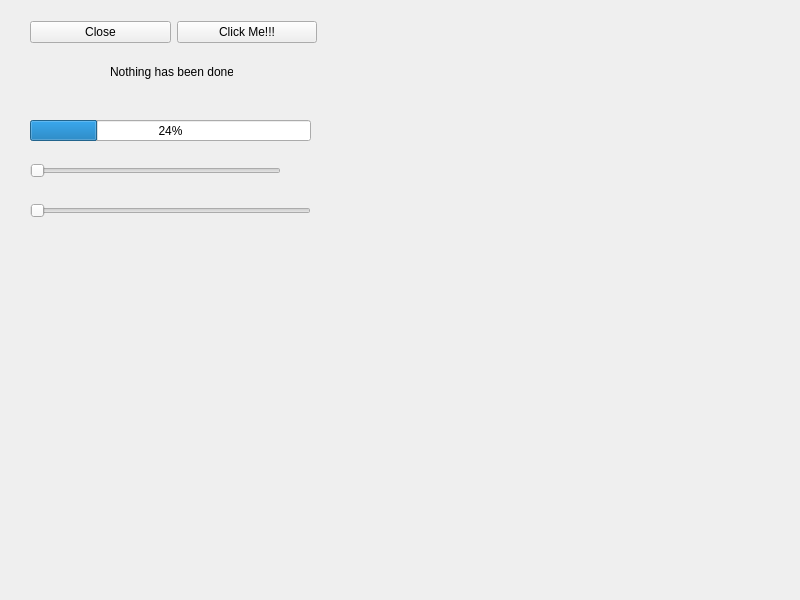
<?xml version="1.0" encoding="UTF-8"?>
<ui version="4.0">
 <class>MainWindow</class>
 <widget class="QMainWindow" name="MainWindow">
  <property name="geometry">
   <rect>
    <x>0</x>
    <y>0</y>
    <width>800</width>
    <height>600</height>
   </rect>
  </property>
  <property name="windowTitle">
   <string>MainWindow</string>
  </property>
  <widget class="QWidget" name="centralwidget">
   <widget class="QLabel" name="label">
    <property name="geometry">
     <rect>
      <x>110</x>
      <y>60</y>
      <width>123</width>
      <height>23</height>
     </rect>
    </property>
    <property name="text">
     <string>Nothing has been done...</string>
    </property>
   </widget>
   <widget class="QProgressBar" name="progressBar">
    <property name="geometry">
     <rect>
      <x>30</x>
      <y>120</y>
      <width>281</width>
      <height>21</height>
     </rect>
    </property>
    <property name="value">
     <number>24</number>
    </property>
   </widget>
   <widget class="QSlider" name="horizontalSlider">
    <property name="geometry">
     <rect>
      <x>30</x>
      <y>160</y>
      <width>251</width>
      <height>22</height>
     </rect>
    </property>
    <property name="orientation">
     <enum>Qt::Horizontal</enum>
    </property>
   </widget>
   <widget class="QSlider" name="horizontalSlider_2">
    <property name="geometry">
     <rect>
      <x>30</x>
      <y>200</y>
      <width>281</width>
      <height>22</height>
     </rect>
    </property>
    <property name="orientation">
     <enum>Qt::Horizontal</enum>
    </property>
   </widget>
   <widget class="QWidget" name="">
    <property name="geometry">
     <rect>
      <x>30</x>
      <y>20</y>
      <width>287</width>
      <height>25</height>
     </rect>
    </property>
    <layout class="QHBoxLayout" name="horizontalLayout">
     <item>
      <widget class="QPushButton" name="pushButton_2">
       <property name="text">
        <string>Close</string>
       </property>
      </widget>
     </item>
     <item>
      <widget class="QPushButton" name="pushButton">
       <property name="text">
        <string>Click Me!!!</string>
       </property>
      </widget>
     </item>
    </layout>
   </widget>
  </widget>
 </widget>
 <resources/>
 <connections>
  <connection>
   <sender>pushButton_2</sender>
   <signal>clicked()</signal>
   <receiver>MainWindow</receiver>
   <slot>close()</slot>
   <hints>
    <hint type="sourcelabel">
     <x>94</x>
     <y>43</y>
    </hint>
    <hint type="destinationlabel">
     <x>364</x>
     <y>146</y>
    </hint>
   </hints>
  </connection>
  <connection>
   <sender>horizontalSlider</sender>
   <signal>valueChanged(int)</signal>
   <receiver>progressBar</receiver>
   <slot>setValue(int)</slot>
   <hints>
    <hint type="sourcelabel">
     <x>125</x>
     <y>169</y>
    </hint>
    <hint type="destinationlabel">
     <x>120</x>
     <y>133</y>
    </hint>
   </hints>
  </connection>
 </connections>
</ui>
